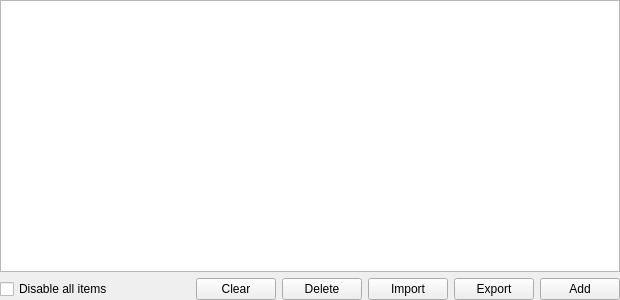
<?xml version="1.0" encoding="UTF-8"?>
<ui version="4.0">
 <class>TableView</class>
 <widget class="QWidget" name="TableView">
  <property name="geometry">
   <rect>
    <x>0</x>
    <y>0</y>
    <width>620</width>
    <height>300</height>
   </rect>
  </property>
  <property name="windowTitle">
   <string>Form</string>
  </property>
  <layout class="QGridLayout" name="gridLayout">
   <property name="leftMargin">
    <number>0</number>
   </property>
   <property name="topMargin">
    <number>0</number>
   </property>
   <property name="rightMargin">
    <number>0</number>
   </property>
   <property name="bottomMargin">
    <number>0</number>
   </property>
   <item row="1" column="5">
    <widget class="QPushButton" name="pushButtonExport">
     <property name="text">
      <string>Export</string>
     </property>
    </widget>
   </item>
   <item row="1" column="3">
    <widget class="QPushButton" name="pushButtonDelete">
     <property name="text">
      <string>Delete</string>
     </property>
    </widget>
   </item>
   <item row="1" column="6">
    <widget class="QPushButton" name="pushButtonAdd">
     <property name="text">
      <string>Add</string>
     </property>
    </widget>
   </item>
   <item row="0" column="0" colspan="7">
    <widget class="QTableView" name="tableView"/>
   </item>
   <item row="1" column="4">
    <widget class="QPushButton" name="pushButtonImport">
     <property name="text">
      <string>Import</string>
     </property>
    </widget>
   </item>
   <item row="1" column="0">
    <layout class="QHBoxLayout" name="horizontalLayout">
     <property name="leftMargin">
      <number>0</number>
     </property>
     <item>
      <widget class="QCheckBox" name="checkBoxDisable">
       <property name="text">
        <string>Disable all items</string>
       </property>
      </widget>
     </item>
    </layout>
   </item>
   <item row="1" column="2">
    <widget class="QPushButton" name="pushButtonClear">
     <property name="text">
      <string>Clear</string>
     </property>
    </widget>
   </item>
   <item row="1" column="1">
    <spacer name="horizontalSpacer">
     <property name="orientation">
      <enum>Qt::Horizontal</enum>
     </property>
     <property name="sizeHint" stdset="0">
      <size>
       <width>40</width>
       <height>20</height>
      </size>
     </property>
    </spacer>
   </item>
  </layout>
 </widget>
 <resources/>
 <connections/>
</ui>
